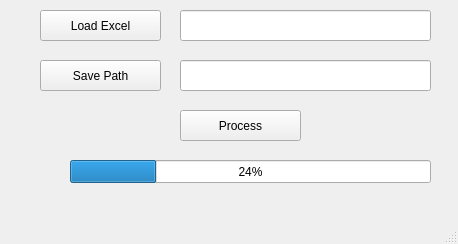
<?xml version="1.0" encoding="UTF-8"?>
<ui version="4.0">
 <class>MainWindow</class>
 <widget class="QMainWindow" name="MainWindow">
  <property name="geometry">
   <rect>
    <x>0</x>
    <y>0</y>
    <width>458</width>
    <height>244</height>
   </rect>
  </property>
  <property name="windowTitle">
   <string>MainWindow</string>
  </property>
  <widget class="QWidget" name="centralwidget">
   <widget class="QPushButton" name="pushButton">
    <property name="geometry">
     <rect>
      <x>40</x>
      <y>10</y>
      <width>121</width>
      <height>31</height>
     </rect>
    </property>
    <property name="text">
     <string>Load Excel</string>
    </property>
   </widget>
   <widget class="QLineEdit" name="lineEdit">
    <property name="geometry">
     <rect>
      <x>180</x>
      <y>10</y>
      <width>251</width>
      <height>31</height>
     </rect>
    </property>
   </widget>
   <widget class="QLineEdit" name="lineEdit_2">
    <property name="geometry">
     <rect>
      <x>180</x>
      <y>60</y>
      <width>251</width>
      <height>31</height>
     </rect>
    </property>
   </widget>
   <widget class="QPushButton" name="pushButton_2">
    <property name="geometry">
     <rect>
      <x>40</x>
      <y>60</y>
      <width>121</width>
      <height>31</height>
     </rect>
    </property>
    <property name="text">
     <string>Save Path</string>
    </property>
   </widget>
   <widget class="QPushButton" name="pushButton_3">
    <property name="geometry">
     <rect>
      <x>180</x>
      <y>110</y>
      <width>121</width>
      <height>31</height>
     </rect>
    </property>
    <property name="text">
     <string>Process</string>
    </property>
   </widget>
   <widget class="QProgressBar" name="progressBar">
    <property name="geometry">
     <rect>
      <x>70</x>
      <y>160</y>
      <width>361</width>
      <height>23</height>
     </rect>
    </property>
    <property name="value">
     <number>24</number>
    </property>
   </widget>
  </widget>
  <widget class="QMenuBar" name="menubar">
   <property name="geometry">
    <rect>
     <x>0</x>
     <y>0</y>
     <width>458</width>
     <height>21</height>
    </rect>
   </property>
  </widget>
  <widget class="QStatusBar" name="statusbar"/>
 </widget>
 <resources/>
 <connections/>
</ui>
